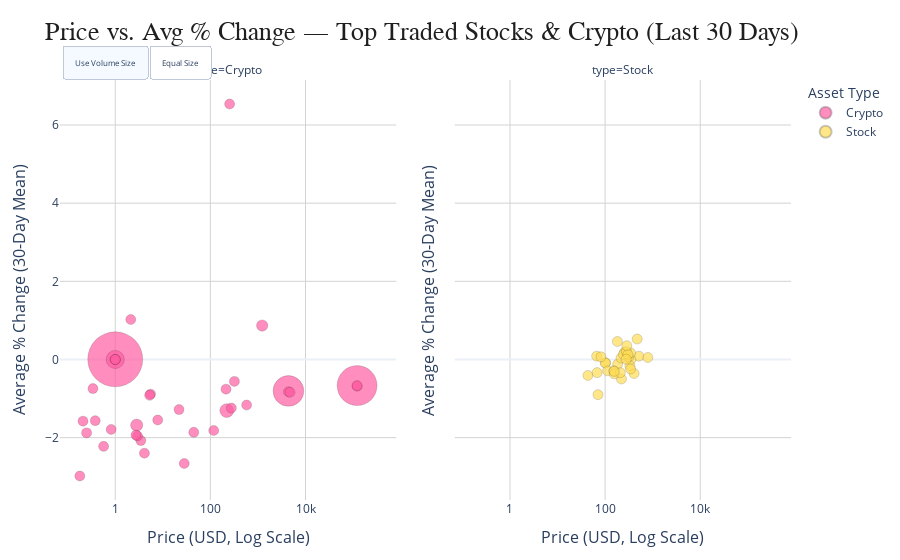

Notebook cell for this chart:
### Code cell
# Enhanced Interactive Bubble Plot
fig = px.scatter(
    agg,
    x="price_usd",
    y="chg_pct",
    size="volume",
    color="type",
    color_discrete_map={
        "Crypto": "#FF5DA2",   
        "Stock":  "#FFDD57"    
    },
    hover_name="name",
    hover_data={
        "symbol": True,
        "price_usd": ":,.2f",
        "chg_pct": ":.2f",
        "volume": ":,.0f",
        "type": False
    },
    facet_col="type",
    facet_col_spacing=0.08,
    title="Price vs. Avg % Change — Top Traded Stocks & Crypto (Last 30 Days)"
)

# --- Improved marker style ---
fig.update_traces(
    marker=dict(
        sizemode="area",
        sizeref=sizeref,
        sizemin=5,
        opacity=0.7,
        line=dict(width=0.7, color="rgba(0,0,0,0.3)")
    ),
    selector=dict(mode="markers")
)

# --- Layout styling ---
fig.update_layout(
    template="plotly_white",
    height=700,
    margin=dict(l=60, r=40, t=80, b=60),
    legend_title_text="Asset Type",
    title=dict(font=dict(size=26, family="Arial", color="#1f1f1f"))
)

# --- Axis styling ---
fig.update_xaxes(
    title="Price (USD, Log Scale)",
    type="log",
    tickfont=dict(size=12),
    titlefont=dict(size=16),
    gridcolor="lightgray"
)

fig.update_yaxes(
    title="Average % Change (30-Day Mean)",
    tickfont=dict(size=12),
    titlefont=dict(size=16),
    gridcolor="lightgray"
)

# INTERACTIVE ELEMENT 2: Marker Size Toggle (Volume vs Equal Size)
fig.update_layout(
    updatemenus=list(fig.layout.updatemenus) + [
        dict(
            type="buttons",
            direction="right",
            x=0,
            y=1,
            xanchor="left",
            yanchor="bottom",
            pad=dict(l=2, r=2, t=2, b=2),  # smaller padding
            font=dict(size=8),           # smaller text
            showactive=True,
            buttons=[
                dict(
                    label="Use Volume Size",
                    method="restyle",
                    args=[{"marker.size": [agg["volume"].values.tolist()] * len(fig.data)}]
                ),
                dict(
                    label="Equal Size",
                    method="restyle",
                    args=[{"marker.size": [[12] * len(agg)] * len(fig.data)}]
                ),
            ]
        )
    ]
)
# INTERACTIVE ELEMENT 3: Hovertemplate Upgrade
fig.update_traces(
    hovertemplate="<b>%{hovertext}</b><br>" +
                  "Symbol: %{customdata[0]}<br>" +
                  "Price: $%{customdata[1]:,.2f}<br>" +
                  "Avg Change: %{customdata[2]:.2f}%<br>" +
                  "Volume: %{customdata[3]:,.0f}<extra></extra>"
)

fig.show()

### Figure 1 — Plotly figure (JSON) as saved in the notebook; plotly's stock layout.template omitted (floating-point values rounded to 4 significant figures; data arrays with more than 128 entries replaced by an {"elided": "..."} marker saying what was removed)
{"data": [{"customdata": [["usdt", 92841538536916, "Crypto"], ["btc", 49026894326736, "Crypto"], ["eth", 28993418238052, "Crypto"], ["usdc", 10097015509043, "Crypto"], ["sol", 5901111662240, "Crypto"], ["xrp", 4535379270875, "Crypto"], ["bnb", 3915341382830, "Crypto"], ["doge", 2553523756990, "Crypto"], ["bsc-usd", 2503399440670, "Crypto"], ["ada", 1171750130472, "Crypto"], ["sui", 1045506188550, "Crypto"], ["link", 849074775564, "Crypto"], ["ltc", 764307709086, "Crypto"], ["avax", 687330299797, "Crypto"], ["usde", 537161797102, "Crypto"], ["trx", 514389205126, "Crypto"], ["cbbtc", 413432943714, "Crypto"], ["hype", 413294599209, "Crypto"], ["pepe", 412204537970, "Crypto"], ["usdt0", 379337143828, "Crypto"], ["zec", 347311316794, "Crypto"], ["mnt", 334710481481, "Crypto"], ["aave", 312511059274, "Crypto"], ["weth", 291598843844, "Crypto"], ["bgb", 289082678634, "Crypto"], ["wbtc", 284786090957, "Crypto"], ["dot", 272728547897, "Crypto"], ["uni", 260405640684, "Crypto"], ["near", 227241458086, "Crypto"], ["apt", 222059465979, "Crypto"], ["xlm", 219722932332, "Crypto"], ["ena", 212226436676, "Crypto"], ["hbar", 211961308577, "Crypto"], ["wlfi", 208755655027, "Crypto"], ["bch", 203941828531, "Crypto"], ["shib", 173902841151, "Crypto"], ["okb", 156547860161, "Crypto"], ["ton", 145976880087, "Crypto"], ["xmr", 128198517262, "Crypto"], ["wbeth", 110933313270, "Crypto"]], "hovertemplate": "<b>%{hovertext}</b><br>Symbol: %{customdata[0]}<br>Price: $%{customdata[1]:,.2f}<br>Avg Change: %{customdata[2]:.2f}%<br>Volume: %{customdata[3]:,.0f}<extra></extra>", "hovertext": ["Tether", "Bitcoin", "Ethereum", "USDC", "Solana", "XRP", "BNB", "Dogecoin", "Binance Bridged USDT (BNB Smart Chain)", "Cardano", "Sui", "Chainlink", "Litecoin", "Avalanche", "Ethena USDe", "TRON", "Coinbase Wrapped BTC", "Hyperliquid", "Pepe", "USDT0", "Zcash", "Mantle", "Aave", "WETH", "Bitget Token", "Wrapped Bitcoin", "Polkadot", "Uniswap", "NEAR Protocol", "Aptos", "Stellar", "Ethena", "Hedera", "World Liberty Financial", "Bitcoin Cash", "Shiba Inu", "OKB", "Toncoin", "Monero", "Wrapped Beacon ETH"], "legendgroup": "Crypto", "marker": {"color": "#FF5DA2", "line": {"color": "rgba(0, 0, 0, 0.3)", "width": 0.7}, "opacity": 0.7, "size": [92841538536916, 49026894326736, 28993418238052, 10097015509043, 5901111662240, 4535379270875, 3915341382830, 2553523756990, 2503399440670, 1171750130472, 1045506188550, 849074775564, 764307709086, 687330299797, 537161797102, 514389205126, 413432943714, 413294599209, 412204537970, 379337143828, 347311316794, 334710481481, 312511059274, 291598843844, 289082678634, 284786090957, 272728547897, 260405640684, 227241458086, 222059465979, 219722932332, 212226436676, 211961308577, 208755655027, 203941828531, 173902841151, 156547860161, 145976880087, 128198517262, 110933313270], "sizemin": 5, "sizemode": "area", "sizeref": 61380000000.0, "symbol": "circle"}, "mode": "markers", "name": "Crypto", "orientation": "v", "showlegend": true, "type": "scatter", "x": [1, 121580, 4377.0, 1, 221.2, 2.825, 1228.0, 0.25, 1, 0.82, 3.45, 21.9, 117.6, 28.26, 1, 0.34, 121622, 44.77, 0, 1, 253.9, 2.12, 276.7, 4378.0, 5.52, 121600.0, 4.11, 7.82, 2.94, 5.29, 0.38, 0.57, 0.21, 0.18, 578.5, 0, 213.3, 2.73, 320.1, 4724.0], "xaxis": "x", "y": [0.004748, -0.6673, -0.8049, 0.0008893, -1.307, -1.68, 0.8676, -1.878, 0.003121, -1.791, -2.075, -1.283, -1.817, -2.661, -0.01159, -0.7448, -0.6853, -1.864, -1.656, 0.002299, 6.537, 1.022, -1.244, -0.8248, -0.887, -0.6678, -2.397, -1.548, -1.957, -0.9163, -1.566, -2.223, -1.578, -2.981, -1.165, -1.413, -0.7586, -1.935, -0.5601, -0.8401], "yaxis": "y"}, {"customdata": [["NVDA", 234560610000, "Stock"], ["AAPL", 76464320000, "Stock"], ["AMZN", 65416800000, "Stock"], ["Verizon", 30668490000, "Stock"], ["MSFT", 26645633640, "Stock"], ["Cisco", 25473360000, "Stock"], ["NKE", 24053622130, "Stock"], ["Coca-Cola", 20767140000, "Stock"], ["WMT", 20371004760, "Stock"], ["C", 17621512090, "Stock"], ["Merck&amp;Co", 17134196430, "Stock"], ["UnitedHealth", 12937441510, "Stock"], ["J&amp;J", 12348884610, "Stock"], ["Boeing", 12029704090, "Stock"], ["Walt Disney", 11826547280, "Stock"], ["JPMorgan", 11639169850, "Stock"], ["Salesforce Inc", 10533749080, "Stock"], ["P&amp;G", 9484523970, "Stock"], ["CVX", 9295844780, "Stock"], ["Visa A", 8561601050, "Stock"], ["IBM", 7222379880, "Stock"], ["Honeywell", 6139415020, "Stock"], ["Home Depot", 4266546150, "Stock"], ["McDonald’s", 4062354490, "Stock"], ["CAT", 4031068770, "Stock"], ["AMGN", 3751375230, "Stock"], ["American Express", 3689620350, "Stock"], ["3M", 3668208520, "Stock"], ["Goldman Sachs", 2381473490, "Stock"], ["Sherwin-Williams", 2107536120, "Stock"], ["Travelers", 1356758450, "Stock"]], "hovertemplate": "<b>%{hovertext}</b><br>Symbol: %{customdata[0]}<br>Price: $%{customdata[1]:,.2f}<br>Avg Change: %{customdata[2]:.2f}%<br>Volume: %{customdata[3]:,.0f}<extra></extra>", "hovertext": ["NVIDIA", "Apple", "Amazon.com", "Verizon", "Microsoft", "Cisco", "Nike", "Coca-Cola", "Walmart", "Citigroup", "Merck&amp;Co", "UnitedHealth", "J&amp;J", "Boeing", "Walt Disney", "JPMorgan", "Salesforce Inc", "P&amp;G", "Chevron", "Visa A", "IBM", "Honeywell", "Home Depot", "McDonald’s", "Caterpillar", "Amgen", "American Express", "3M", "Goldman Sachs", "Sherwin-Williams", "Travelers"], "legendgroup": "Stock", "marker": {"color": "#FFDD57", "line": {"color": "rgba(0, 0, 0, 0.3)", "width": 0.7}, "opacity": 0.7, "size": [234560610000, 76464320000, 65416800000, 30668490000, 26645633640, 25473360000, 24053622130, 20767140000, 20371004760, 17621512090, 17134196430, 12937441510, 12348884610, 12029704090, 11826547280, 11639169850, 10533749080, 9484523970, 9295844780, 8561601050, 7222379880, 6139415020, 4266546150, 4062354490, 4031068770, 3751375230, 3689620350, 3668208520, 2381473490, 2107536120, 1356758450], "sizemin": 5, "sizemode": "area", "sizeref": 61380000000.0, "symbol": "circle"}, "mode": "markers", "name": "Stock", "orientation": "v", "showlegend": true, "type": "scatter", "x": [183.2, 254.4, 220.8, 43.48, 514.5, 67.92, 70.89, 66.43, 102.7, 100.6, 81.7, 347.9, 181.6, 215.8, 113.0, 310.7, 242.5, 152.5, 156.1, 343.3, 279.8, 209.1, 406.8, 302.1, 472.1, 286, 332.0, 155.3, 792.4, 343.0, 277], "xaxis": "x2", "y": [-0.1225, 0.1857, -0.4991, -0.4086, 0.08337, -0.336, -0.8994, 0.08557, -0.08623, -0.09198, 0.06691, -0.003369, 0.4607, 0.03565, -0.2897, 0.05839, 0.1266, -0.287, -0.3675, 0.1677, 0.2011, -0.3383, -0.3592, 0.1303, 0.524, 0.3529, -0.1644, -0.3055, 0.05112, -0.2422, 0.008003], "yaxis": "y2"}], "layout": {"annotations": [{"font": {}, "showarrow": false, "text": "type=Crypto", "x": 0.23, "xanchor": "center", "xref": "paper", "y": 1, "yanchor": "bottom", "yref": "paper"}, {"font": {}, "showarrow": false, "text": "type=Stock", "x": 0.77, "xanchor": "center", "xref": "paper", "y": 1, "yanchor": "bottom", "yref": "paper"}], "autosize": true, "legend": {"itemsizing": "constant", "title": {"text": "Asset Type"}, "tracegroupgap": 0}, "margin": {"b": 60, "l": 60, "r": 40, "t": 80}, "title": {"font": {"color": "#1f1f1f", "family": "Arial", "size": 26}, "text": "Price vs. Avg % Change — Top Traded Stocks & Crypto (Last 30 Days)"}, "updatemenus": [{"buttons": [{"args": [{"marker.size": {"elided": "2x71 int values"}}], "label": "Use Volume Size", "method": "restyle"}, {"args": [{"marker.size": {"elided": "2x71 int values"}}], "label": "Equal Size", "method": "restyle"}], "direction": "right", "font": {"size": 8}, "pad": {"b": 2, "l": 2, "r": 2, "t": 2}, "showactive": true, "type": "buttons", "x": 0, "xanchor": "left", "y": 1, "yanchor": "bottom"}], "xaxis": {"anchor": "y", "autorange": true, "domain": [0, 0.46], "gridcolor": "lightgray", "range": [-1.139, 5.789], "tickfont": {"size": 12}, "title": {"font": {"size": 16}, "text": "Price (USD, Log Scale)"}, "type": "log"}, "xaxis2": {"anchor": "y2", "autorange": true, "domain": [0.54, 1], "gridcolor": "lightgray", "matches": "x", "range": [-1.139, 5.789], "tickfont": {"size": 12}, "title": {"font": {"size": 16}, "text": "Price (USD, Log Scale)"}, "type": "log"}, "yaxis": {"anchor": "x", "autorange": true, "domain": [0, 1], "gridcolor": "lightgray", "range": [-3.574, 7.13], "tickfont": {"size": 12}, "title": {"font": {"size": 16}, "text": "Average % Change (30-Day Mean)"}, "type": "linear"}, "yaxis2": {"anchor": "x2", "autorange": true, "domain": [0, 1], "gridcolor": "lightgray", "matches": "y", "range": [-3.574, 7.13], "showticklabels": false, "tickfont": {"size": 12}, "title": {"font": {"size": 16}, "text": "Average % Change (30-Day Mean)"}, "type": "linear"}}}
